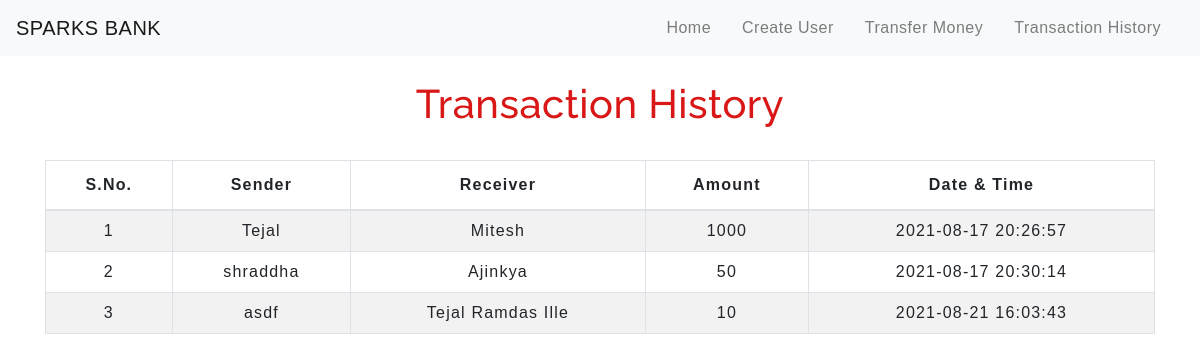
The page /transactionhistory.php on the database its author committed.
### tables this page shows
CREATE TABLE `transaction` (
  `sno` int(5) NOT NULL,
  `sender` text NOT NULL,
  `receiver` text NOT NULL,
  `balance` int(10) NOT NULL,
  `datetime` datetime NOT NULL DEFAULT current_timestamp()
);

### transactionhistory.php (the view, shortened to what this page needs)
<!DOCTYPE html>
<html lang="en">
<head>
    <link rel="stylesheet" href="https://stackpath.bootstrapcdn.com/bootstrap/4.5.2/css/bootstrap.min.css">
    <link rel="stylesheet" type="text/css" href="table.css">
    <link rel="stylesheet" type="text/css" href="navbar.css">
</head>
<body>
<nav class="navbar navbar-expand-md navbar-light bg-light">
        <a class="navbar-brand" href="index.php">SPARKS BANK</a>
        <div class="collapse navbar-collapse" id="collapsibleNavbar">
              <ul class="navbar-nav ml-auto">
                <li class="nav-item">
                  <a class="nav-link" href="index.php">Home</a>
                </li>
                <li class="nav-item">
                  <a class="nav-link" href="createuser.php">Create User</a>
                </li>
                <li class="nav-item">
                  <a class="nav-link" href="transfermoney.php">Transfer Money</a>
                </li>
                <li class="nav-item">
                  <a class="nav-link" href="transactionhistory.php">Transaction History</a>
                </li>
            </div>
         </nav>
         <div class="container">
        <h2 class="text-center pt-4">Transaction History</h2>
       <br>
       <div class="table-responsive-sm">
    <table class="table table-hover table-striped table-condensed table-bordered">
        <thead>
            <tr>
                <th class="text-center">S.No.</th>
                <th class="text-center">Sender</th>
                <th class="text-center">Receiver</th>
                <th class="text-center">Amount</th>
                <th class="text-center">Date & Time</th>
            </tr>
        </thead>
        <tbody>
        <?php
            include 'config.php';
            $sql ="select * from transaction";
            $query =mysqli_query($conn, $sql);
            while($rows = mysqli_fetch_assoc($query))
            {
        ?>
            <tr>
            <td class="py-2"><?php echo $rows['sno']; ?></td>
            <td class="py-2"><?php echo $rows['sender']; ?></td>
            <td class="py-2"><?php echo $rows['receiver']; ?></td>
            <td class="py-2"><?php echo $rows['balance']; ?> </td>
            <td class="py-2"><?php echo $rows['datetime']; ?> </td>
        <?php
            }
        ?>
        </tbody>
    </table>
    </div>
</div>
</body>
</html>

### CSS/table.css (style rules this page uses)
* { padding: 0; margin: 0; box-sizing: border-box; font-family: sans-serif; }
h2 { font-size: 40px; }
table { letter-spacing: 1.2px; }
td { text-align: center; }

### CSS/navbar.css (style rules this page uses)
.nav-link { margin-right: 15px; color:#304866; letter-spacing: 0.5px; transition: 0.5s; }
.navbar-brand { color: #ff0000; letter-spacing: 0.5px; }
h2 { color: hsl(0, 81%, 47%); letter-spacing: 0.5px; font-family: raleway; }

### rows shown on the page
transaction: sno "1", sender "Tejal", receiver "Mitesh", balance "1000", datetime "2021-08-17 20:26:57"
transaction: sno "2", sender "shraddha", receiver "Ajinkya", balance "50", datetime "2021-08-17 20:30:14"
transaction: sno "3", sender "asdf", receiver "Tejal Ramdas Ille", balance "10", datetime "2021-08-21 16:03:43"
